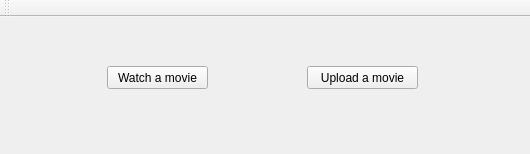
<?xml version="1.0" encoding="UTF-8"?>
<ui version="4.0">
 <class>MainWindow</class>
 <widget class="QMainWindow" name="MainWindow">
  <property name="geometry">
   <rect>
    <x>0</x>
    <y>0</y>
    <width>530</width>
    <height>154</height>
   </rect>
  </property>
  <property name="windowTitle">
   <string>MainWindow</string>
  </property>
  <widget class="QWidget" name="centralWidget">
   <widget class="QWidget" name="layoutWidget">
    <property name="geometry">
     <rect>
      <x>2</x>
      <y>20</y>
      <width>521</width>
      <height>81</height>
     </rect>
    </property>
    <layout class="QVBoxLayout" name="verticalLayout">
     <item>
      <spacer name="verticalSpacer">
       <property name="orientation">
        <enum>Qt::Vertical</enum>
       </property>
       <property name="sizeHint" stdset="0">
        <size>
         <width>20</width>
         <height>40</height>
        </size>
       </property>
      </spacer>
     </item>
     <item>
      <layout class="QHBoxLayout" name="horizontalLayout">
       <item>
        <spacer name="horizontalSpacer_2">
         <property name="orientation">
          <enum>Qt::Horizontal</enum>
         </property>
         <property name="sizeHint" stdset="0">
          <size>
           <width>40</width>
           <height>20</height>
          </size>
         </property>
        </spacer>
       </item>
       <item>
        <widget class="QPushButton" name="buttonWatch">
         <property name="minimumSize">
          <size>
           <width>101</width>
           <height>23</height>
          </size>
         </property>
         <property name="text">
          <string>Watch a movie</string>
         </property>
        </widget>
       </item>
       <item>
        <spacer name="horizontalSpacer">
         <property name="orientation">
          <enum>Qt::Horizontal</enum>
         </property>
         <property name="sizeHint" stdset="0">
          <size>
           <width>40</width>
           <height>20</height>
          </size>
         </property>
        </spacer>
       </item>
       <item>
        <widget class="QPushButton" name="buttonUpload">
         <property name="minimumSize">
          <size>
           <width>111</width>
           <height>23</height>
          </size>
         </property>
         <property name="text">
          <string>Upload a movie</string>
         </property>
        </widget>
       </item>
       <item>
        <spacer name="horizontalSpacer_3">
         <property name="orientation">
          <enum>Qt::Horizontal</enum>
         </property>
         <property name="sizeHint" stdset="0">
          <size>
           <width>40</width>
           <height>20</height>
          </size>
         </property>
        </spacer>
       </item>
      </layout>
     </item>
     <item>
      <spacer name="verticalSpacer_2">
       <property name="orientation">
        <enum>Qt::Vertical</enum>
       </property>
       <property name="sizeHint" stdset="0">
        <size>
         <width>20</width>
         <height>40</height>
        </size>
       </property>
      </spacer>
     </item>
    </layout>
   </widget>
  </widget>
  <widget class="QMenuBar" name="menuBar">
   <property name="geometry">
    <rect>
     <x>0</x>
     <y>0</y>
     <width>530</width>
     <height>21</height>
    </rect>
   </property>
  </widget>
  <widget class="QToolBar" name="mainToolBar">
   <attribute name="toolBarArea">
    <enum>TopToolBarArea</enum>
   </attribute>
   <attribute name="toolBarBreak">
    <bool>false</bool>
   </attribute>
  </widget>
 </widget>
 <layoutdefault spacing="6" margin="11"/>
 <resources/>
 <connections>
  <connection>
   <sender>buttonUpload</sender>
   <signal>clicked()</signal>
   <receiver>MainWindow</receiver>
   <slot>showUploadForm()</slot>
   <hints>
    <hint type="sourcelabel">
     <x>340</x>
     <y>95</y>
    </hint>
    <hint type="destinationlabel">
     <x>279</x>
     <y>120</y>
    </hint>
   </hints>
  </connection>
 </connections>
 <slots>
  <slot>showUploadForm()</slot>
 </slots>
</ui>
